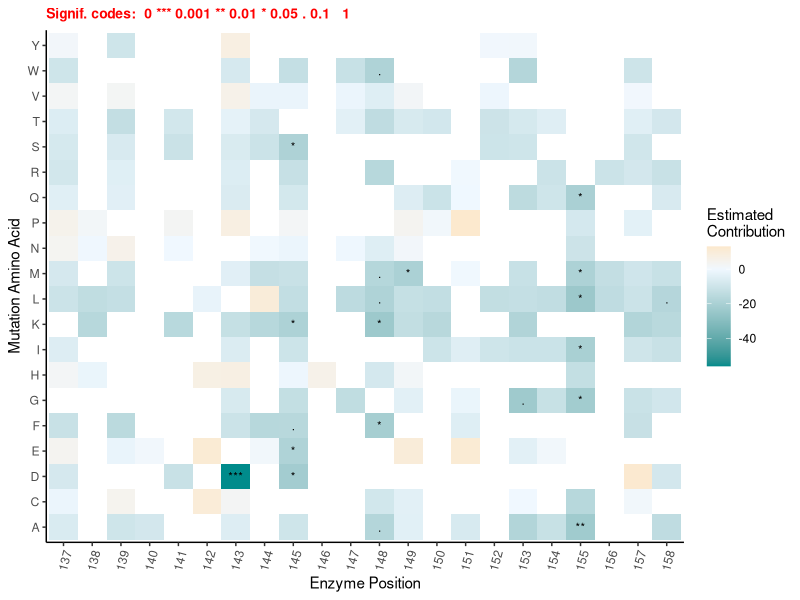
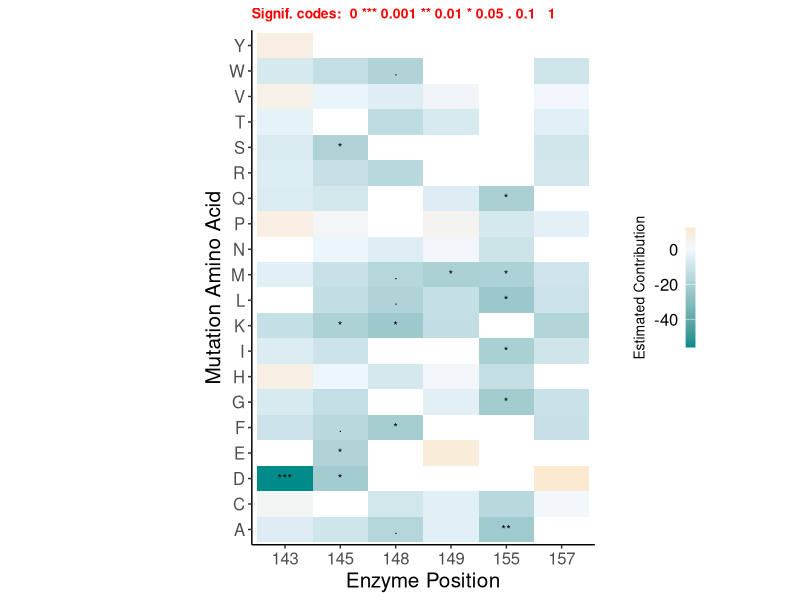
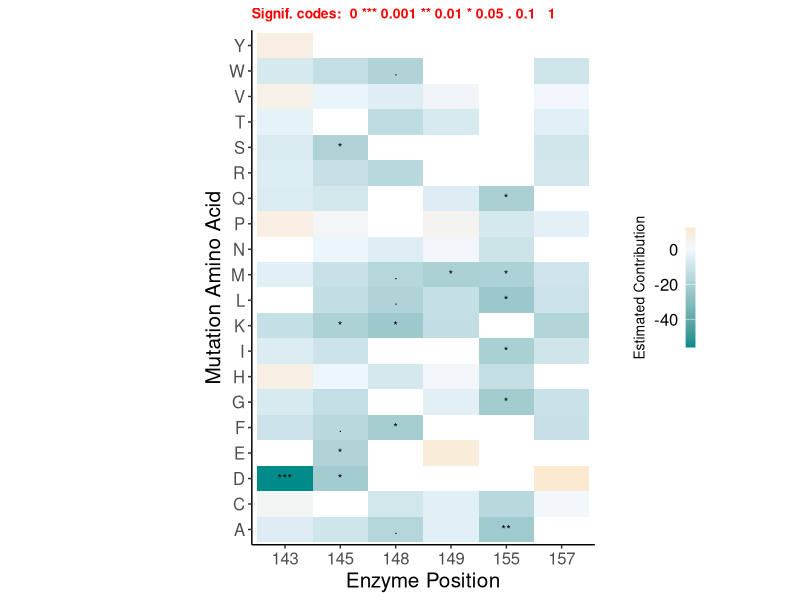

Source code (R) for these figures, in order:
## ---- chunk 1
library(ggplot2)
library(dplyr)
library(readr)
library(tidyverse)
library(broom)
## ---- chunk 2
data_RAAM_raw <- read_csv("Data_AkrongAndMcGahan.csv")

#have to split for generalization later (correspond WT)

RAAM_1 <- data_RAAM_raw %>%
  select(c(1, 2, 3, 6, 7, 8)) %>%
  filter(library != 0, B1_1 != 0 | B2_1 != 0) %>% #remove rows that has library = 0 OR (b1 = 0 AND b2 = 0)
  mutate_all(~ ifelse(. == 0, 0.1, .)) #change value=0 to 0.1

  #GENERALIZE
  #formula: dMut = (Mut B1/ WT B1) / (Mut lib / WT lib)
  RAAM_1$B1_1dMut <- (RAAM_1$B1_1/ RAAM_1$B1_1[1])  / (RAAM_1$library/ RAAM_1$library[1])
  RAAM_1$B2_1dMut <- (RAAM_1$B2_1/ RAAM_1$B2_1[1])  / (RAAM_1$library/ RAAM_1$library[1])
  RAAM_1$changeB2_B1 <- RAAM_1$B2_1dMut - RAAM_1$B1_1dMut

RAAM_2 <- data_RAAM_raw %>%
  select(c(1, 4, 5, 6, 7, 8)) %>%
  filter(library != 0, B1_2 != 0 | B2_2 != 0) %>%
  mutate_all(~ ifelse(. == 0, 0.1, .))

  #GENERALIZE
  #formula: dMut = (Mut B1/ WT B1) / (Mut lib / WT lib)
  RAAM_2$B1_2dMut <- (RAAM_2$B1_2/ RAAM_2$B1_2[1])  / (RAAM_2$library/ RAAM_2$library[1])
  RAAM_2$B2_2dMut <- (RAAM_2$B2_2/ RAAM_2$B2_2[1])  / (RAAM_2$library/ RAAM_2$library[1])
  RAAM_2$changeB2_B1 <- RAAM_2$B2_2dMut - RAAM_2$B1_2dMut
## ---- chunk 3
#binding
data_RAAM <- rbind(
  select(RAAM_1, 'pos', 'mut', 'changeB2_B1'),
  select(RAAM_2, 'pos', 'mut', 'changeB2_B1')
)
## ---- chunk 4
data_RAAM<- arrange(data_RAAM, pos)
data_RAAM$pos <- as.character(data_RAAM$pos)
## ---- chunk 5
### automatically úed pó = 136 as the reference for the regresssion. 
gauss_model <- glm( changeB2_B1 ~ pos * mut , data = data_RAAM, family = 'gaussian') 
#options(max.print=10000)    #set limit to print the output
summary(gauss_model)

## ---- chunk 6
fea <- names(coef(gauss_model))[44:length(names(coef(gauss_model)))]      #get features' names

#split the features' names (e.g from "pos137:mutA" to "137" and "A")
mut <- list()
pos <- list ()
for (i in fea){
              str_split <- strsplit(i, ":")
              pos <- append(pos, substr(str_split[[1]][1], 4,6))    # e.g extract 137
              mut <- append(mut, substr(str_split[[1]][2], 4,4))    # e.g extract A
}

est <- coef(gauss_model)[-1][43:length(coef(gauss_model)[-1])]          #get estimated contribution 
#p <- coef(summary(gauss_model))[-1,4]         #get p-value
p <- tidy(gauss_model)$p.value[44:483]        #to extract all including NA value
## ---- chunk 7
#create data frame of pos, mut, estimated contribution, alpha
data_for_plot<- do.call(rbind, Map(data.frame, Pos=pos, Mut=mut, Est = est, p_value =p))
data_for_plot$alpha <- ifelse(data_for_plot$p_value<0.001,'***', ifelse(0.001 <data_for_plot$p_value & data_for_plot$p_value<0.01,'**', ifelse(0.01<data_for_plot$p_value& data_for_plot$p_value<0.05,'*', ifelse(0.05<data_for_plot$p_value& data_for_plot$p_value<0.1,'.', ' '))))
## ---- chunk 8
#plot estimated contribution vs features
ggplot(data_for_plot, aes(x = Pos, y = Mut)) +
  geom_tile(aes(fill = Est)) + 
  geom_text(aes(label = alpha), size = 3)+
  scale_fill_gradient2(midpoint= 0, na.value = 'white',high = 'darkgoldenrod1 ', low = 'cyan4', mid ='aliceblue')+ 
  theme_classic() +
  theme(axis.text.x = element_text(angle = 75, hjust=1), plot.subtitle = element_text(size = 10, color = "red", face = "bold"))+
  labs(y = "Mutation Amino Acid", x = "Enzyme Position", fill= 'Estimated
Contribution', subtitle = 'Signif. codes:  0 *** 0.001 ** 0.01 * 0.05 . 0.1   1')

## ---- chunk 9
data_for_plot <- data_for_plot[!(data_for_plot$Pos %in% c(137, 138, 139, 140, 141, 142,144,146,147,150,151,152,153,154,156,158)), ]
## ---- chunk 10
heatmap <- ggplot(data_for_plot, aes(x = Pos, y = Mut)) +
  geom_tile(aes(fill = Est), width = 1, height = 1) +
  geom_text(aes(label = alpha), size = 3) +
  scale_fill_gradient2(midpoint= 0, na.value = 'white', high = 'darkgoldenrod1', low = 'cyan4', mid ='aliceblue') + 
  theme_classic() +
  theme(text =element_text(size = 15),
        # axis.text.x = element_text(angle = 75, hjust = 1), 
        plot.subtitle = element_text(size = 10, color = "red", face = "bold"), 
        aspect.ratio = 3/2,
        # legend.text = element_text(angle = 0, vjust = 1, hjust = 0.5),
        legend.title = element_text(angle = 90, vjust = 0.5, hjust = 0.5, size = 10),
        legend.position =  c(1.2,0.5)) +
  guides(fill = guide_colorbar(title.position = "left", title.hjust = 0.5, label.position = "left"))+
  theme(legend.key.width = unit(0.25, "cm"))+
  labs(y = "Mutation Amino Acid", x = "Enzyme Position", fill= 'Estimated Contribution', subtitle = 'Signif. codes:  0 *** 0.001 ** 0.01 * 0.05 . 0.1   1')
heatmap
ggsave("heatmap_WT.png", heatmap, width = 6, height = 5, units = "in")
